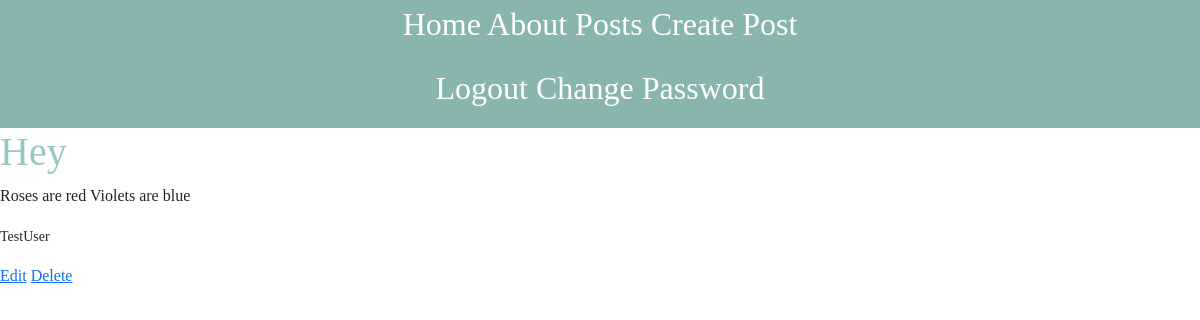
/blog/4/ (signed in), run on the app's committed database.
### pages/models.py (models this page shows, shortened)
class Post(models.Model):
    title = models.CharField(max_length=200)
    body = models.TextField()
    author = models.ForeignKey(
        'auth.User',
        on_delete = models.CASCADE
    )

### pages/views.py (the view)
# urls.py: path('blog/<int:pk>/', BlogDetailPage.as_view(), name='blog_detail'),
class BlogDetailPage(LoginRequiredMixin, DetailView):
    model = Post
    template_name = "blog_details.html"

### templates/blog_details.html (shortened to what this page needs)
{% extends 'base.html' %}
{% block content %}
    <h1>{{ post.title }}</h1>
    <p>{{ post.body }}</p>
    <p><small>{{ post.author }}</small></p>
    <a href="{% url 'blog_edit' post.id %}">Edit</a>
    <a href="{% url 'blog_delete' post.id %}">Delete</a>
{% endblock content %}

### static/css/base.css (style rules this page uses)
body { font-family: 'Playfair Display', serif; font-weight: 500; }
h1 { color: #96C7C1; }

### data on the page
Post: title "Hey", body "Roses are red Violets are blue", author "TestUser"
